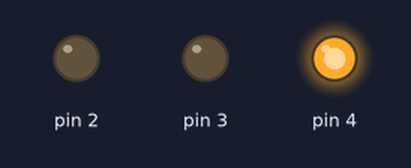
Bench run of a sketch on a simulated Arduino Uno, built with avr-gcc and run on an emulated ATmega328P. Parts: output pins drawn as LEDs (lit = HIGH).

Above: at 0.5 s.
At 1.5 s:
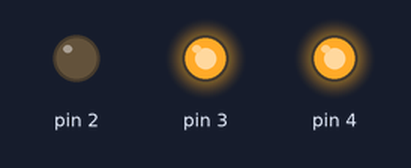
At 2.5 s:
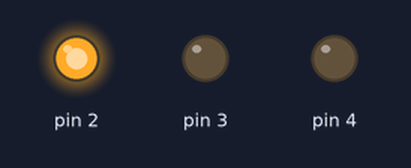
At 3.5 s:
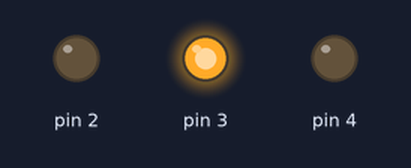
Timing chart, 0 to 5.2 s (numbered marks = the images above):
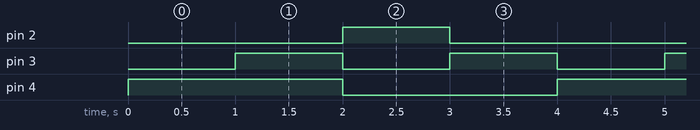

The sketch:

008_Ampelsteuerung.ino
```cpp
void setup() {
  // put your setup code here, to run once:
  pinMode(2, OUTPUT);
  pinMode(3, OUTPUT);
  pinMode(4, OUTPUT);
}

void loop() {
  int d = 1000;
  digitalWrite(4, HIGH);
  delay(d);
  digitalWrite(3, HIGH);
  delay(d);
  digitalWrite(4, LOW);
  digitalWrite(3, LOW);

  digitalWrite(2, HIGH);
  delay(d);
  digitalWrite(2, LOW);
  digitalWrite(3, HIGH);
  delay(d);
  digitalWrite(3, LOW);
  digitalWrite(4, HIGH);
}
```

Measured:
- by itself, pin 2: alternates HIGH for 1.0 s and LOW for 3.0 s
- by itself, pin 3: alternates HIGH for 1.0 s and LOW for 1.0 s
- by itself, pin 4: alternates HIGH for 2.0 s and LOW for 2.0 s
